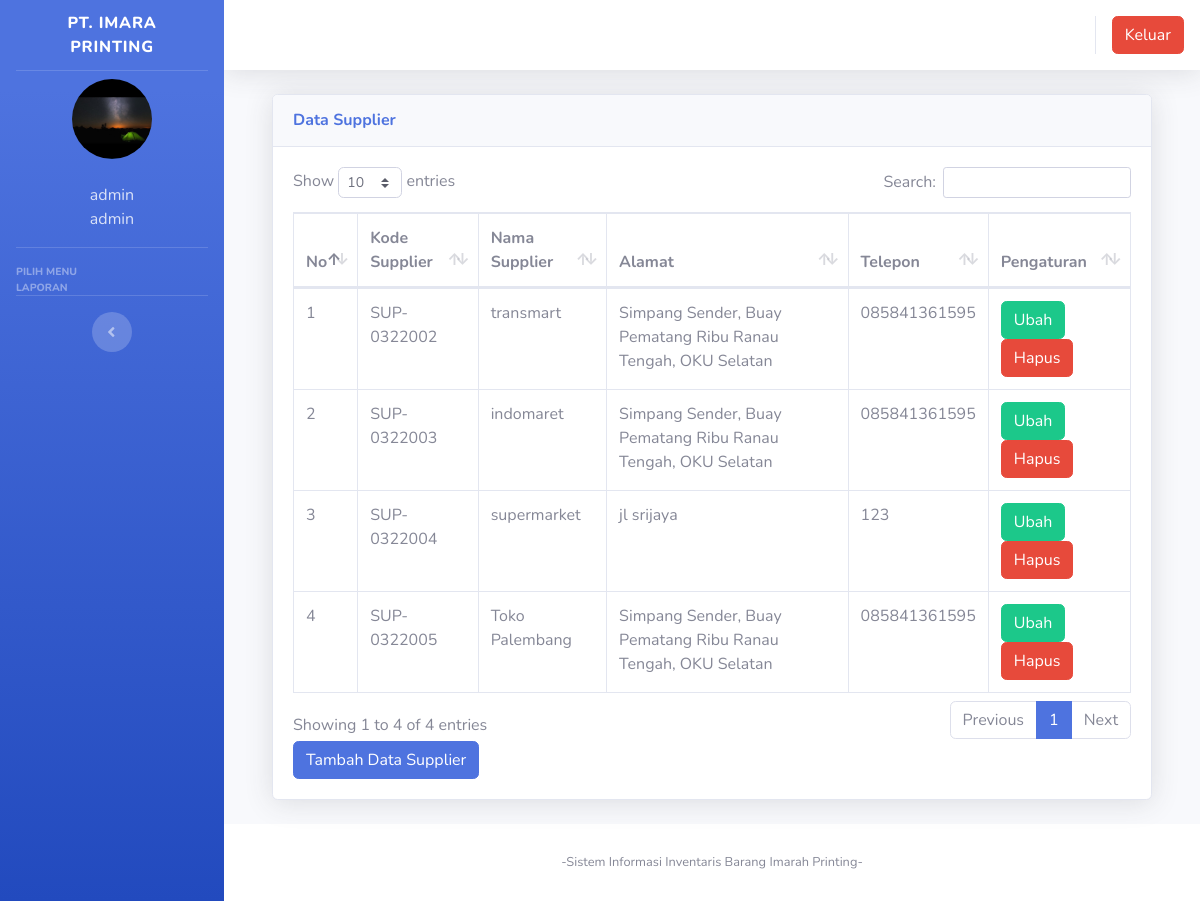
/index.php?page=supplier (signed in), run on the app's committed database.
### tables this page shows
CREATE TABLE `users` (
  `id` int(11) NOT NULL,
  `nik` varchar(10) NOT NULL,
  `nama` varchar(100) NOT NULL,
  `alamat` varchar(200) NOT NULL,
  `telepon` varchar(100) NOT NULL,
  `username` varchar(100) NOT NULL,
  `password` varchar(100) NOT NULL,
  `level` varchar(25) NOT NULL DEFAULT 'member',
  `foto` varchar(25) NOT NULL
);

CREATE TABLE `tb_supplier` (
  `id` int(100) NOT NULL,
  `kode_supplier` varchar(100) NOT NULL,
  `nama_supplier` varchar(100) NOT NULL,
  `alamat` varchar(100) NOT NULL,
  `telepon` varchar(15) NOT NULL
);

### page/supplier/supplier.php (the view, shortened to what this page needs)
<div class="container-fluid">
  <div class="card shadow mb-4">
    <div class="card-header py-3">
      <h6 class="m-0 font-weight-bold text-primary">Data Supplier</h6>
    </div>
    <div class="card-body">
      <div class="table-responsive">
        <table class="table table-bordered" id="dataTable" width="100%" cellspacing="0">
        <thead>
                                <tr>
			<th>No</th>
			<th>Kode Supplier</th>
			<th>Nama Supplier</th>
			<th>Alamat</th>
			<th>Telepon</th>
			<th>Pengaturan</th>
                                </tr>
		</thead>
          <tbody>
            <?php
	$no = 1;
	$sql = $koneksi->query("select * from tb_supplier");
	while ($data = $sql->fetch_assoc()) {
	?>
                                <tr>
                                    <td><?php echo $no++; ?></td>
			<td><?php echo $data['kode_supplier'] ?></td>
			<td><?php echo $data['nama_supplier'] ?></td>
			<td><?php echo $data['alamat'] ?></td>
			<td><?php echo $data['telepon'] ?></td>
			<td>
			<a href="?page=supplier&aksi=ubahsupplier&kode_supplier=<?php echo $data['kode_supplier'] ?>" class="btn btn-success" >Ubah</a>
			<a onclick="return confirm('Apakah anda yakin akan menghapus data ini?')" href="?page=supplier&aksi=hapussupplier&id=<?php echo $data['kode_supplier'] ?>" class="btn btn-danger" >Hapus</a>
			</td>
                                </tr>
	<?php }?>
		   </tbody>
                        </table>
<a href="?page=supplier&aksi=tambahsupplier" class="btn btn-primary" >Tambah Data Supplier</a>
      </div>
    </div>
  </div>
</div>

### index.php (shortened to what this page needs)
<?php
	$koneksi = new mysqli("localhost","root","","inventori");
?>
<!DOCTYPE html>
<html lang="en">
<head>
  <link href="vendor/fontawesome-free/css/all.min.css" rel="stylesheet" type="text/css">
  <link href="css/sb-admin-2.min.css" rel="stylesheet">
  <link href="vendor/datatables/dataTables.bootstrap4.min.css" rel="stylesheet">
  <link href="vendor/sweetalert2/sweetalert2.min.css" rel="stylesheet">
  <link href="css/sb-admin-2.min.css" rel="stylesheet">
</head>
<body id="page-top">
  <div id="wrapper">
    <ul class="navbar-nav bg-gradient-primary sidebar sidebar-dark accordion" id="accordionSidebar">
      <a class="sidebar-brand d-flex align-items-center justify-content-center" href="index.php?page=home&aksi=">
        <div class="sidebar-brand-text mx-2">PT. IMARA PRINTING</div>
      </a>
      <hr class="sidebar-divider my-0">
 <?php
   if ($_SESSION['id']) {
	   $user = $_SESSION['id'];
   }
   $sql =$koneksi->query("select * from users where id='$user'");
   $data = $sql->fetch_assoc();
   ?>
    <li class="d-flex align-items-center justify-content-center">
        <a class="nav-link">
		 <img src="img/<?php echo $data['foto']?>" class="img-circle" alt="User" style="width:80px;height:80px;object-fit:cover;border-radius: 80px;"/></a>
	  </li>
		 <li class="nav-item ">
        <a class="nav-link">
         	<div class="d-flex align-items-center justify-content-center" class="name">  <?php echo  $data['nama'];?></div></font>
			<div class="d-flex align-items-center justify-content-center" class="email"><?php echo $data['level'];?></div>
		 </a>
      </li>
      <hr class="sidebar-divider">
      <div class="sidebar-heading">
        Pilih Menu
      </div>
      <div class="sidebar-heading">
        Laporan
      </div>
      <hr class="sidebar-divider d-none d-md-block">
      <div class="text-center d-none d-md-inline">
        <button class="rounded-circle border-0" id="sidebarToggle"></button>
      </div>
    </ul>
    <div id="content-wrapper" class="d-flex flex-column">
      <div id="content">
        <nav class="navbar navbar-expand navbar-light bg-white topbar mb-4 static-top shadow">
          <ul class="navbar-nav ml-auto">
            <li class="nav-item dropdown no-arrow">
			 <div class="top-menu">
        <ul class="nav pull-right top-menu">
           <li><a onclick="return confirm('Apakah anda yakin akan logout?')" class="btn btn-danger" class="logout" href="logout.php">Keluar</a></li>
        </ul>
      </div>
            </li>
          </ul>
        </nav>
        <div class="container-fluid">
		 <section class="content">
		  <?php
			   $page = $_GET['page'];
			   $aksi = $_GET['aksi'];
         $pecah_page = explode("_", $page);
         if($aksi == "") $aksi = $page;
         if(ISSET($pecah_page[1]) ) {
           include "page/".$pecah_page[0]."/".$page.".php";
         }
         else {
           include "page/".$page."/".$aksi.".php";
         }
			?>
    </section>
</div>
      <footer class="sticky-footer bg-white">
        <div class="container my-auto">
          <div class="copyright text-center my-auto">
            <span>-Sistem Informasi Inventaris Barang Imarah Printing-</span>
          </div>
        </div>
      </footer>
    </div>
  </div>
  </div>
</body>
</html>

### data on the page
users: foto (picture), nama "admin", level "admin"
tb_supplier: kode_supplier "SUP-0322002", nama_supplier "transmart", alamat "Simpang Sender, Buay Pematang Ribu Ranau Tengah, OKU Selatan", telepon "085841361595"
tb_supplier: kode_supplier "SUP-0322003", nama_supplier "indomaret", alamat "Simpang Sender, Buay Pematang Ribu Ranau Tengah, OKU Selatan", telepon "085841361595"
tb_supplier: kode_supplier "SUP-0322004", nama_supplier "supermarket", alamat "jl srijaya", telepon "123"
tb_supplier: kode_supplier "SUP-0322005", nama_supplier "Toko Palembang", alamat "Simpang Sender, Buay Pematang Ribu Ranau Tengah, OKU Selatan", telepon "085841361595"
